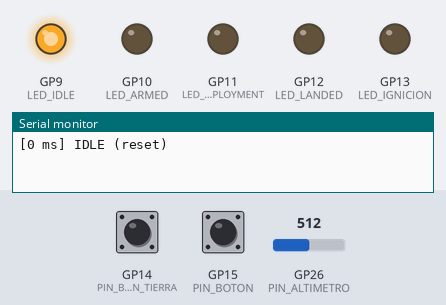
Recording of a program running on a simulated Raspberry Pi Pico. Shown: output pins drawn as LEDs (lit = HIGH), the last lines printed to the serial monitor. The inputs (shaded band) are chosen by the test bench; at power-on: GP15 (PIN_BOTON) LOW, GP14 (PIN_BOTON_TIERRA) LOW, GP26 (PIN_ALTIMETRO) = 512.

Above: at 1.2 s.
1.3 s: GP15 (PIN_BOTON) pulled HIGH for 3.2 s
At 4.78 s:
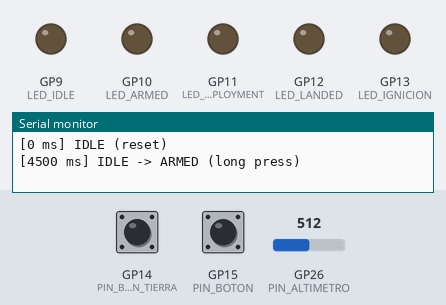
At 5.32 s:
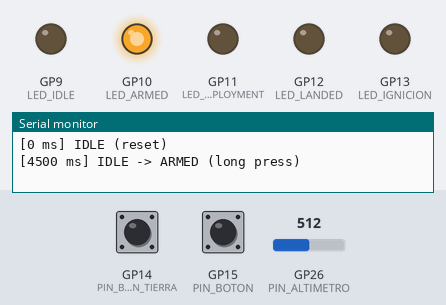
6.5 s: GP14 (PIN_BOTON_TIERRA) pulled HIGH for 0.15 s
9.5 s: GP15 (PIN_BOTON) pulled HIGH for 0.15 s
12.5 s: GP15 (PIN_BOTON) pulled HIGH for 1 s
16.5 s: GP14 (PIN_BOTON_TIERRA) pulled HIGH for 1 s
At 18.4 s:
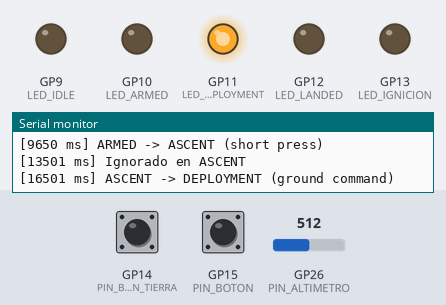
19.0 s: GP15 (PIN_BOTON) pulled HIGH for 0.15 s
At 20.4 s:
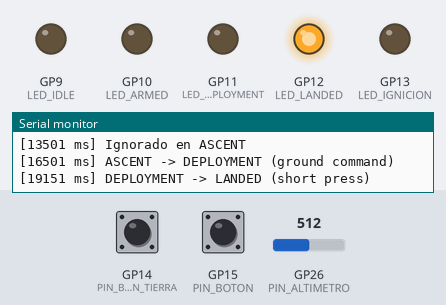
Timing chart, 0 to 21.7 s (numbered marks = the images above; inputs shaded):
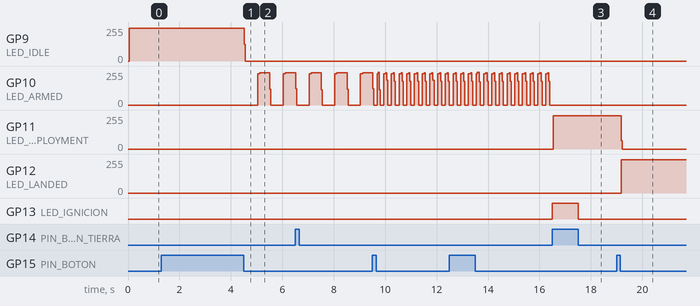

The program:

main.cpp
```cpp
#include <Arduino.h>

const int PIN_BOTON = 15;
const int LED_IDLE = 9;
const int LED_ARMED = 10;
const int LED_DEPLOYMENT = 11;
const int LED_LANDED = 12;
const int LED_IGNICION = 13;
const int PIN_BOTON_TIERRA = 14;

const int PIN_ALTIMETRO = 26;
const unsigned long INTERVALO_MUESTRA = 200;   // una muestra cada 200 ms
const int MUESTRAS_PARA_APOGEO = 5;

bool tierraAntes = false;
unsigned long ultimoCambioTierra = 0;

const bool PRESIONADO = HIGH; //para que detecte si el boton cierra el circuito o no

enum Estado
{
    IDLE,
    ARMED,
    ASCENT,
    DEPLOYMENT,
    LANDED
};

enum Evento
{
    NINGUNO,
    PULSO_CORTO,
    PULSO_LARGO,
    PULSO_RARO
};

Estado estadoActual = IDLE;


bool ignicionHecha = false;          // para que solo ocurra una vez
bool ignicionActiva = false;         // ¿el pulso está en curso?
unsigned long inicioIgnicion = 0;    // cuándo empezó el pulso

unsigned long inicioAscent = 0;     // cuándo entró a ASCENT
bool ascentRegistrado = false;      // para guardar la hora solo una vez

bool botonAntes = false;          // ¿estaba presionado en la vuelta anterior?
unsigned long inicioPulso = 0;    // cuándo empezó la pulsación
unsigned long ultimoCambio = 0;   // para el antirrebote

int altitudAnterior = 0;
int muestrasBajando = 0;
bool primeraMuestra = true;
unsigned long ultimaMuestra = 0;

// Detectar cuando el boton se presiona y guardar millis() como inicio para luego detectar cuando se suelta y calcular la duracion que serian los millis menos el inicio. Si la duracion < 1000 ms --PULSO_CORTO, si la duracion >= 2000 ms --PULSO_LARGO, si esta entre 1000 y 1999 ms --PULSO_RARO, si no pasa nada absoltmente nada --NINGUNO

Evento leerBoton()
{
    // antirrebote: si hubo un cambio hace menos de 30 ms, no hacemos nada
    if (millis() - ultimoCambio < 30)
    {
        return NINGUNO;
    }

    bool botonAhora = (digitalRead(PIN_BOTON) == PRESIONADO);

    if (botonAhora && !botonAntes)
    {
        // acaban de presionar
        inicioPulso = millis();
        botonAntes = true;
        ultimoCambio = millis();
    }
    else if (!botonAhora && botonAntes)
    {
        // acaban de soltar: ahora medimos cuánto duró
        unsigned long duracion = millis() - inicioPulso;
        botonAntes = false;
        ultimoCambio = millis();

        if (duracion < 1000)
        {
            return PULSO_CORTO;
        }
        else if (duracion >= 2000)
        {
            return PULSO_LARGO;
        }
        else
        {
            return PULSO_RARO;   // entre 1000 y 1999 ms
        }
    }

    return NINGUNO;
}

String nombreEstado(Estado estado)
{
    switch (estado)
    {
        case IDLE:
            return "IDLE";
        case ARMED:
            return "ARMED";
        case ASCENT:
            return "ASCENT";
        case DEPLOYMENT:
            return "DEPLOYMENT";
        case LANDED:
            return "LANDED";
    }
    return "DESCONOCIDO";
}

void cambiarEstado(Estado nuevo, String motivo)
{
    Serial.print("[");
    Serial.print(millis());
    Serial.print(" ms] ");
    Serial.print(nombreEstado(estadoActual));
    Serial.print(" -> ");
    Serial.print(nombreEstado(nuevo));
    Serial.print(" (");
    Serial.print(motivo);
    Serial.println(")");

    estadoActual = nuevo;
}

void registrarIgnorado()
{
    Serial.print("[");
    Serial.print(millis());
    Serial.print(" ms] Ignorado en ");
    Serial.println(nombreEstado(estadoActual));
}

void procesarEvento(Evento pulso)
{
    switch (estadoActual)
    {
        case IDLE:
            if (pulso == PULSO_LARGO)
            {
                cambiarEstado(ARMED, "long press");
            }
            else
            {
                registrarIgnorado();
            }
            break;
        case ARMED:
            if (pulso == PULSO_LARGO)
            {
                cambiarEstado(IDLE, "long press");
            }
            else if (pulso == PULSO_CORTO)
            {
                cambiarEstado(ASCENT, "short press");
            }
            else
            {
                registrarIgnorado();
            }
            break;
        case ASCENT:
            if (pulso == PULSO_CORTO)
            {
                cambiarEstado(DEPLOYMENT, "short press");
            }
            else
            {
                registrarIgnorado();
            }
            break;
        case DEPLOYMENT:
            if (pulso == PULSO_CORTO)
            {
                cambiarEstado(LANDED, "short press");
            }
            else
            {
                registrarIgnorado();
            }
            break;
        case LANDED:
            registrarIgnorado();
            break;
    }
}

void actualizarLEDs()
{
    // todos apagados por defecto
    digitalWrite(LED_IDLE, LOW);
    digitalWrite(LED_ARMED, LOW);
    digitalWrite(LED_DEPLOYMENT, LOW);
    digitalWrite(LED_LANDED, LOW);
    digitalWrite(LED_IGNICION, ignicionActiva);

    if (estadoActual == IDLE)
    {
        digitalWrite(LED_IDLE, HIGH);            // se queda fijo
    }
    else if (estadoActual == ARMED)
    {
        if ((millis() / 500) % 2 == 0)           // va lento
        {
            digitalWrite(LED_ARMED, HIGH);
        }
    }
    else if (estadoActual == ASCENT)
    {
        if ((millis() / 150) % 2 == 0)           // va rápido
        {
            digitalWrite(LED_ARMED, HIGH);
        }
    }
    else if (estadoActual == DEPLOYMENT)
    {
        digitalWrite(LED_DEPLOYMENT, HIGH);      // igual se queda fijo
    }
    else if (estadoActual == LANDED)
    {
        digitalWrite(LED_LANDED, HIGH);          // se queda fijp
    }
}

void actualizarIgnicion()
{
    // al entrar a DEPLOYMENT, arranca el pulso (solo la primera vez)
    if (estadoActual == DEPLOYMENT && !ignicionHecha)
    {
        ignicionHecha = true;
        ignicionActiva = true;
        inicioIgnicion = millis();
    }

    // cuando pasan 1000 ms, se apaga
    if (ignicionActiva && millis() - inicioIgnicion >= 1000)
    {
        ignicionActiva = false;
    }
}

void leerBotonTierra()
{
    // antirrebote
    if (millis() - ultimoCambioTierra < 30)
    {
        return;
    }

    bool tierraAhora = (digitalRead(PIN_BOTON_TIERRA) == PRESIONADO);

    if (tierraAhora != tierraAntes)
    {
        tierraAntes = tierraAhora;
        ultimoCambioTierra = millis();

        // solo cuando se PRESIONA, y solo si estamos en vuelo
        if (tierraAhora)
        {
            if (estadoActual == ASCENT)
            {
                cambiarEstado(DEPLOYMENT, "ground command");
            }
            else
            {
                registrarIgnorado();
            }
        }
    }
}

void actualizarAltimetro()
{
    // fuera de ASCENT no hacemos nada y reiniciamos el conteo
    if (estadoActual != ASCENT)
    {
        primeraMuestra = true;
        muestrasBajando = 0;
        return;
    }

    // una muestra cada INTERVALO_MUESTRA ms
    if (millis() - ultimaMuestra < INTERVALO_MUESTRA)
    {
        return;
    }
    ultimaMuestra = millis();

    int altitud = analogRead(PIN_ALTIMETRO);

    // la primera muestra solo sirve de referencia
    if (primeraMuestra)
    {
        primeraMuestra = false;
        altitudAnterior = altitud;
        return;
    }

    if (altitud < altitudAnterior)
    {
        muestrasBajando++;
    }
    else
    {
        muestrasBajando = 0;
    }

    altitudAnterior = altitud;

    if (muestrasBajando >= MUESTRAS_PARA_APOGEO)
    {
        cambiarEstado(DEPLOYMENT, "apogeo detectado");
    }
}

void actualizarTemporizador()
{
    if (estadoActual == ASCENT)
    {
        // primera vuelta en ASCENT: guarda la hora de entrada
        if (!ascentRegistrado)
        {
            ascentRegistrado = true;
            inicioAscent = millis();
        }

        // pasaron 8 s sin pulsación: despliega
        if (millis() - inicioAscent >= 8000)
        {
            cambiarEstado(DEPLOYMENT, "8 s backup timer");
        }
    }
    else
    {
        ascentRegistrado = false;   // al salir de ASCENT, se reinicia
    }
}

void loop()
{
  Evento pulso = leerBoton();
  if (pulso != NINGUNO)
  {
        procesarEvento(pulso);
  }
  leerBotonTierra();
  actualizarAltimetro();
  actualizarTemporizador();
  actualizarIgnicion();
  actualizarLEDs();
}


void setup()
{
  Serial.begin(115200);
  pinMode(PIN_BOTON, INPUT);
  pinMode(LED_IDLE, OUTPUT);
  pinMode(LED_ARMED, OUTPUT);
  pinMode(LED_DEPLOYMENT, OUTPUT);
  pinMode(LED_LANDED, OUTPUT);
  pinMode(LED_IGNICION, OUTPUT);
  pinMode(PIN_BOTON_TIERRA, INPUT);

  Serial.println("[0 ms] IDLE (reset)");
}
```

Measured:
- after the input at 1.3 s, GP9 (LED_IDLE): 247/255 → 0/255 after 3.2 s
- after the input at 16.5 s, GP10 (LED_ARMED): stops changing and stays 0/255; GP11 (LED_DEPLOYMENT): 0/255 → 250/255 after 0.04 s instead of 1.2 s
- after the input at 19.0 s, GP11 (LED_DEPLOYMENT): 250/255 → 0/255 after 0.18 s; GP12 (LED_LANDED): 0/255 → 251/255 after 0.18 s
